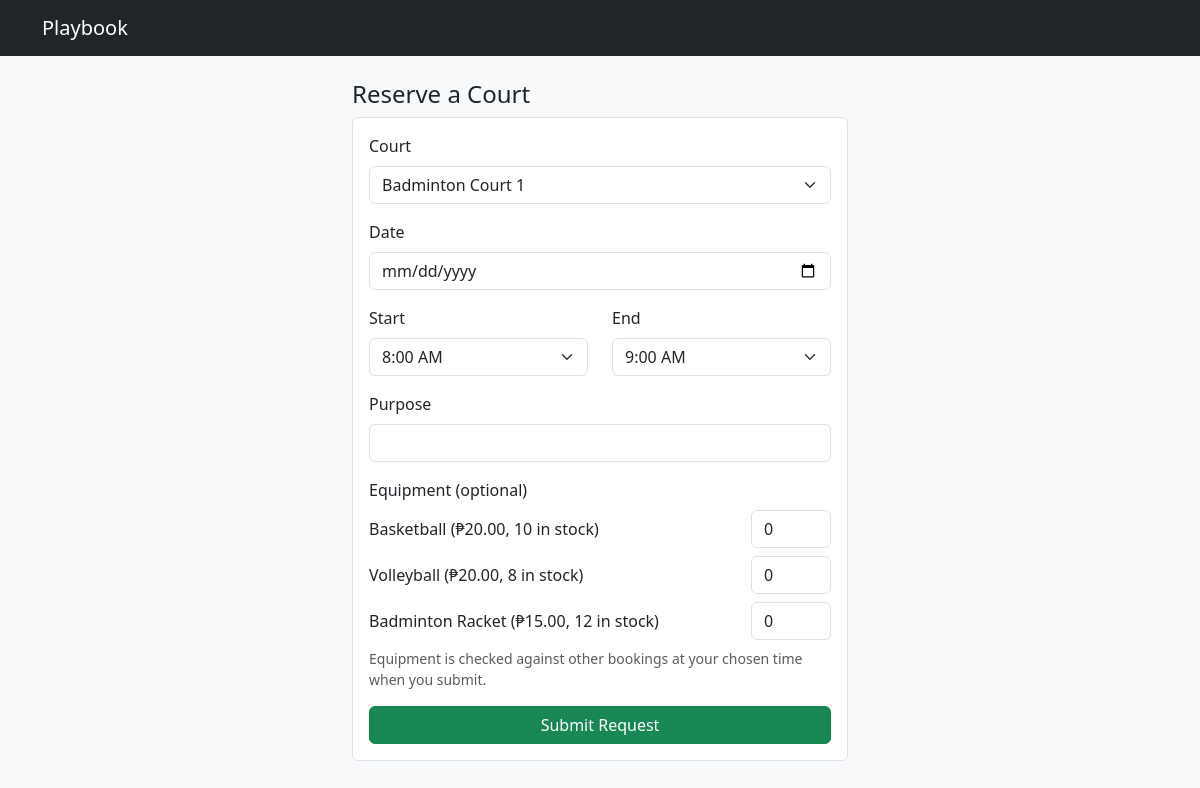
The page /reserve.php (signed in) on the database its author committed.
### tables this page shows
CREATE TABLE equipment (
  equipment_id   INT AUTO_INCREMENT PRIMARY KEY,
  equipment_name VARCHAR(100) NOT NULL,
  total_quantity INT NOT NULL DEFAULT 0,
  available_qty  INT NOT NULL DEFAULT 0,
  equipment_condition ENUM('good','fair','damaged') NOT NULL DEFAULT 'good',
  rental_fee     DECIMAL(10,2) NOT NULL DEFAULT 0
);

### reserve.php (the view, shortened to what this page needs)
<?php
include 'auth.php';
$court_rows = $conn->query(
  "SELECT court_id, court_name, opening_time, closing_time FROM courts WHERE status = 'available' ORDER BY court_name"
)->fetch_all(MYSQLI_ASSOC);
?>
<!DOCTYPE html>
<html lang="en">
<head>
  <link href="https://cdn.jsdelivr.net/npm/bootstrap@5.3.3/dist/css/bootstrap.min.css" rel="stylesheet">
</head>
<body class="bg-light">
<nav class="navbar navbar-dark bg-dark mb-4">
  <div class="container"><a class="navbar-brand" href="index.php">Playbook</a></div>
</nav>
<div class="container" style="max-width:520px">
  <h4>Reserve a Court</h4>
  <form method="POST" class="bg-white p-3 border rounded">
    <label class="form-label">Court</label>
    <select name="court_id" id="court" class="form-select mb-3" required>
      <?php foreach ($court_rows as $c): ?>
        <option value="<?= (int)$c['court_id'] ?>"><?= htmlspecialchars($c['court_name']) ?></option>
      <?php endforeach; ?>
    </select>
    <label class="form-label">Date</label>
    <input type="date" name="reservation_date" class="form-control mb-3" min="<?= date('Y-m-d') ?>" required>
    <div class="row mb-3">
      <div class="col">
        <label class="form-label">Start</label>
        <select name="start_time" id="start" class="form-select" required></select>
      </div>
      <div class="col">
        <label class="form-label">End</label>
        <select name="end_time" id="end" class="form-select" required></select>
      </div>
    </div>
    <label class="form-label">Purpose</label>
    <input type="text" name="purpose" class="form-control mb-3" maxlength="255">
    <label class="form-label">Equipment (optional)</label>
    <?php
      $equip = $conn->query("SELECT equipment_id, equipment_name, available_qty, rental_fee FROM equipment");
      while ($e = $equip->fetch_assoc()):
    ?>
      <div class="d-flex align-items-center mb-2">
        <span class="flex-grow-1">
          <?= htmlspecialchars($e['equipment_name']) ?>
          (₱<?= number_format($e['rental_fee'], 2) ?>, <?= $e['available_qty'] ?> in stock)
        </span>
        <input type="number" name="equip[<?= $e['equipment_id'] ?>]"
               class="form-control" style="width:80px" min="0" max="<?= $e['available_qty'] ?>" value="0">
      </div>
    <?php endwhile; ?>
    <div class="form-text mb-3">Equipment is checked against other bookings at your chosen time when you submit.</div>
    <button class="btn btn-success w-100">Submit Request</button>
  </form>
</div>
</body>
</html>

### rows shown on the page
equipment: equipment_name "Basketball", rental_fee "20.00", available_qty "10"
equipment: equipment_name "Volleyball", rental_fee "20.00", available_qty "8"
equipment: equipment_name "Badminton Racket", rental_fee "15.00", available_qty "12"

### other values the page prints
form field court_id "Badminton Court 1"
